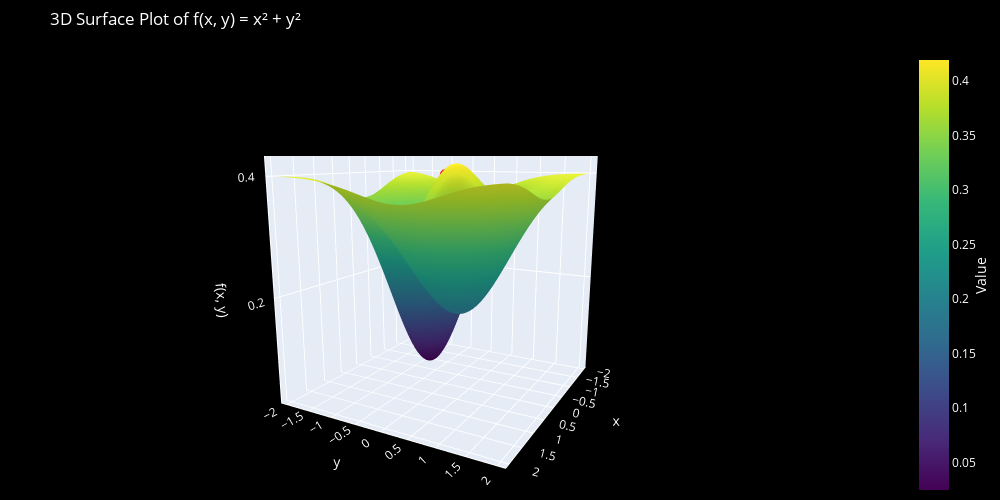

The notebook cell saved with this chart:
### Markdown cell above
### GD

### Code cell
x_0, y_0 = -0, 0
learning_rate = 0.1
num_epochs = 10

gd = GD(x_0,y_0,learning_rate,num_epochs,g)
fig_3D = plot_3D_GD(x, y, gd[:,0], gd[:,1], g)
fig_3D.show()

### Figure 1 — Plotly figure (JSON) as saved in the notebook; plotly's stock layout.template omitted (floating-point values rounded to 4 significant figures; data arrays with more than 128 entries replaced by an {"elided": "..."} marker saying what was removed)
{"data": [{"colorbar": {"tickfont": {"color": "white"}, "title": {"font": {"color": "white"}, "side": "right", "text": "Value"}}, "colorscale": [[0, "#440154"], [0.1111, "#482878"], [0.2222, "#3e4989"], [0.3333, "#31688e"], [0.4444, "#26828e"], [0.5556, "#1f9e89"], [0.6667, "#35b779"], [0.7778, "#6ece58"], [0.8889, "#b5de2b"], [1, "#fde725"]], "showscale": true, "type": "surface", "x": {"elided": "100x100 float values"}, "y": {"elided": "100x100 float values"}, "z": {"elided": "100x100 float values"}}, {"line": {"color": "red", "width": 5}, "marker": {"color": "red", "size": 4}, "mode": "markers+lines", "name": "Path", "type": "scatter3d", "x": [0, -0.01, -0.02218, -0.03687, -0.05437, -0.07497, -0.09889, -0.1262, -0.1567, -0.19], "y": [0, -0.02, -0.04257, -0.06799, -0.09653, -0.1284, -0.1637, -0.2022, -0.2437, -0.2873], "z": [0.4, 0.3946, 0.3876, 0.3784, 0.3664, 0.3511, 0.3319, 0.3086, 0.2811, 0.2503]}], "layout": {"height": 500, "margin": {"b": 0, "l": 0, "r": 0, "t": 50}, "paper_bgcolor": "black", "plot_bgcolor": "black", "scene": {"bgcolor": "black", "camera": {"eye": {"x": 2, "y": 1.1, "z": 0.5}}, "xaxis": {"linecolor": "white", "linewidth": 2, "showgrid": true, "showline": true, "tickfont": {"color": "white"}, "title": {"font": {"color": "white"}, "text": "x"}}, "yaxis": {"linecolor": "white", "linewidth": 2, "showgrid": true, "showline": true, "tickfont": {"color": "white"}, "title": {"font": {"color": "white"}, "text": "y"}}, "zaxis": {"linecolor": "white", "linewidth": 2, "showgrid": true, "showline": true, "tickfont": {"color": "white"}, "title": {"font": {"color": "white"}, "text": "f(x, y)"}}}, "title": {"font": {"color": "white"}, "text": "3D Surface Plot of f(x, y) = x² + y²"}, "width": 1000}}
